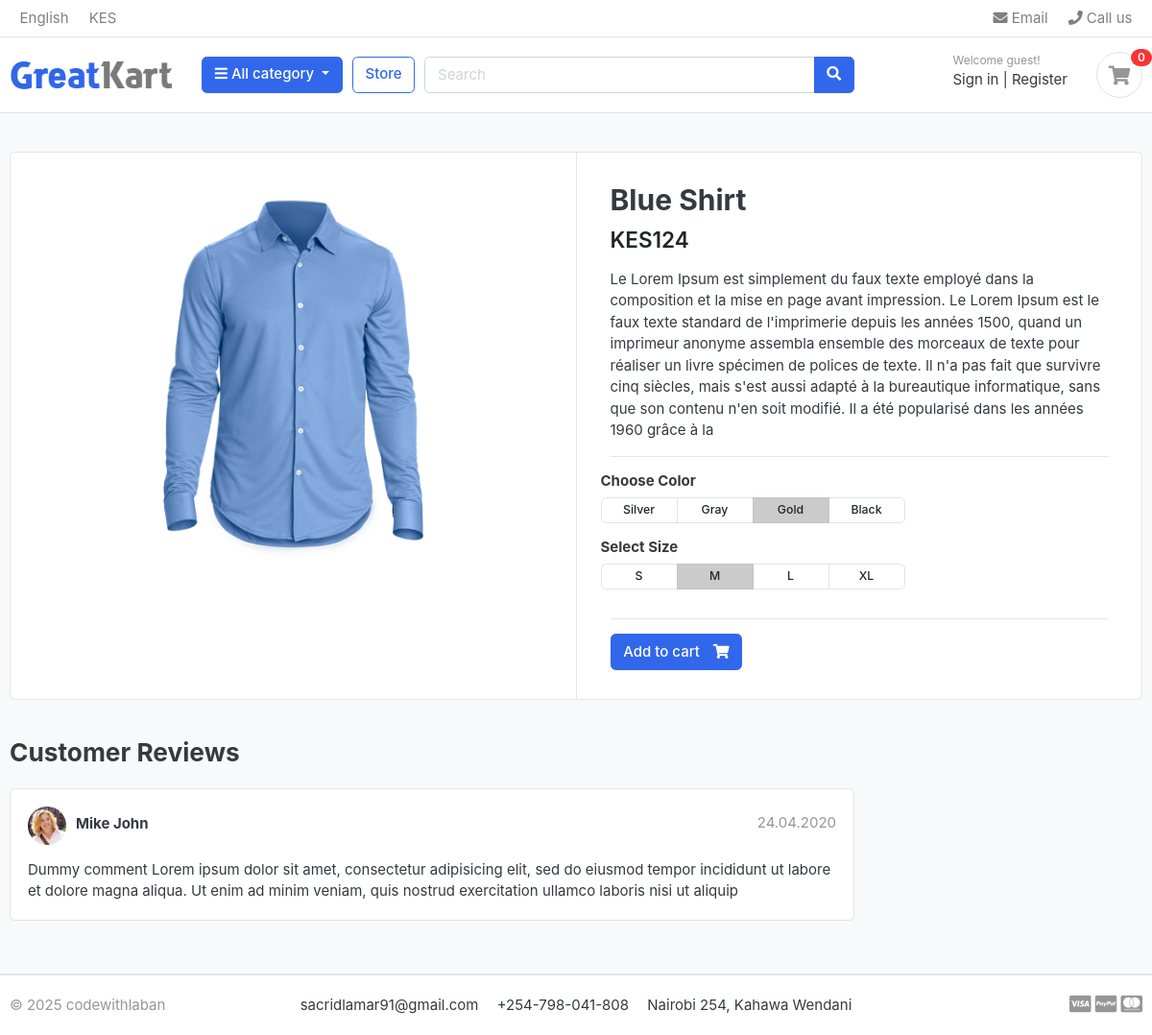
Screenshot of /store/category/shirts/blue-shirt/ with the database file from the repository.
### store/models.py (models this page shows, shortened)
class Product(models.Model):
    product_name = models.CharField(max_length=200,unique=True)
    slug         = models.SlugField(max_length=200,unique=True)
    description  = models.TextField(max_length=500,blank=True)
    price        = models.IntegerField()
    images       = models.ImageField(upload_to='photos/products')
    stock        = models.IntegerField()
    is_available = models.BooleanField(default=True)
    category     = models.ForeignKey(Category, on_delete=models.CASCADE)
    created_date = models.DateTimeField(auto_now_add=True)
    modified_date= models.DateTimeField(auto_now=True)

### store/views.py (the view)
# urls.py: path('category/<slug:category_slug>/<slug:product_slug>/', views.product_detail, name='product_detail'),
def product_detail(request, category_slug, product_slug):
    try:
        single_product = Product.objects.get(category__slug=category_slug,slug=product_slug)
        in_cart = CartItem.objects.filter(cart__cart_id=_cart_id(request), product=single_product).exists()
    except Exception as e:
        raise e
    context = {
        'single_product':single_product,
        'in_cart': in_cart,
    }
    return render(request, 'store/product_detail.html',context)

### carts/context_processors.py (called while the page is built)
def counter(request):
    cart_count = 0
    if 'admin' in request.path:
        return {}
    else:
        try:
            cart= Cart.objects.filter(cart_id=_cart_id(request))
            if request.user.is_authenticated:
                cart_items = CartItem.objects.all().filter(user=request.user)
            else:
                cart_items = CartItem.objects.all().filter(cart=cart[:1])
            for cart_item in cart_items:
                cart_count += cart_item.quantity
        except Cart.DoesNotExist:
            cart_count = 0
    return dict(cart_count=cart_count)

### carts/views.py (called while the page is built)
def _cart_id(request):  #_cart_id becomes a private fn when _ is before fn name
    cart= request.session.session_key             #creates card_id from website cookies session id
    if not cart:
        cart = request.session.create()   #creates a session ID if missing
    return cart

### category/context_processors.py (called while the page is built)
def menu_links(request):
    links = Category.objects.all()
    return dict(links = links)

### category/models.py (called while the page is built)
    def get_url(self):
        return reverse('products_by_category',args=[self.slug])

### templates/store/product_detail.html
{% extends 'base.html' %}
{%load static%}
{%block content%}
<section class="section-content padding-y bg">
    <div class="container">
    <div class="card">
        <div class="row no-gutters">
            <aside class="col-md-6">
    <article class="gallery-wrap">
        <div class="img-big-wrap">
           <a href="#"><img src="{{single_product.images.url}}"></a>
        </div>
    </article>
            </aside>
            <main class="col-md-6 border-left">
    <article class="content-body">
    <h2 class="title">{{single_product.product_name}}</h2>
    <div class="mb-3">
        <var class="price h4">KES{{single_product.price}}</var>
    </div>
    <p>{{single_product.description}}</p>
    <hr>
        <div class="row">
            <div class="item-option-select">
                <h6>Choose Color</h6>
                <div class="btn-group btn-group-sm btn-group-toggle" data-toggle="buttons">
                  <label class="btn btn-light">
                    <input type="radio" name="radio_color"> Silver
                  </label>
                  <label class="btn btn-light">
                    <input type="radio" name="radio_color" > Gray
                  </label>
                  <label class="btn btn-light active">
                    <input type="radio" name="radio_color checked"> Gold
                  </label>
                  <label class="btn btn-light">
                    <input type="radio" name="radio_color"> Black
                  </label>
                </div>
            </div>
        </div>
        <div class="row">
            <div class="item-option-select">
                <h6>Select Size</h6>
                <div class="btn-group btn-group-sm btn-group-toggle" data-toggle="buttons">
                  <label class="btn btn-light">
                    <input type="radio" name="radio_color"> S
                  </label>
                  <label class="btn btn-light active">
                    <input type="radio" name="radio_color" checked> M
                  </label>
                  <label class="btn btn-light">
                    <input type="radio" name="radio_color"> L
                  </label>
                  <label class="btn btn-light">
                    <input type="radio" name="radio_color"> XL
                  </label>
                </div>
            </div>
        </div>
        <hr>
        {% if single_product.stock <= 0 %}
          <h5 class="text-danger">Out of Stock<h5>
          {% else %}
             {% if in_cart %}
                <a href="#" class="btn  btn-success"> <span class="text">Added to Cart</span> <i class="fas fa-check"></i>  </a>
                <a href="{%url 'cart'%}" class="btn  btn-outline-primary"> <span class="text">View Cart</span> <i class="fas fa-eye"></i>  </a>
             {% else %}
             <a href="{%url 'add_cart' single_product.id%}" class="btn  btn-primary"> <span class="text">Add to cart</span> <i class="fas fa-shopping-cart"></i>  </a>
             {%endif%}
          {%endif%}
    </article>
            </main>
        </div>
    </div>
    <br>
    <div class="row">
                <div class="col-md-9">
        <header class="section-heading">
            <h3>Customer Reviews </h3>
        </header>
        <article class="box mb-3">
            <div class="icontext w-100">
                <img src="{%static './images/avatars/avatar1.jpg'%}" class="img-xs icon rounded-circle">
                <div class="text">
                    <span class="date text-muted float-md-right">24.04.2020 </span>
                    <h6 class="mb-1">Mike John </h6>
                </div>
            </div>
            <div class="mt-3">
                <p>
                    Dummy comment Lorem ipsum dolor sit amet, consectetur adipisicing elit, sed do eiusmod
                    tempor incididunt ut labore et dolore magna aliqua. Ut enim ad minim veniam,
                    quis nostrud exercitation ullamco laboris nisi ut aliquip
                </p>
            </div>
        </article>
        </div>
    </div>
    </div>
    </section>
{% endblock%}

### static/css/ui.css (style rules this page uses)
html { font-family: "Inter", sans-serif; font-size: 15px; }
.content-body { flex: 1 1 auto; padding: 2rem 2.3rem; }
.img-xs, .img-sm, .img-md, .img-lg { -o-object-fit: cover; object-fit: cover; flex-shrink: 0; flex-grow: 0; }
.img-xs { width: 40px; height: 40px; }
.padding-y { padding-top: 40px; padding-bottom: 40px; }
var { font-style: normal; }
article:after, .form-group:after { display: block; clear: both; content: ""; }
.bg { background-color: #f8f9fa; }
.section-heading { margin-bottom: 20px; margin-top: 15px; }
p:last-child { margin-bottom: 0; }
.btn-light { background-color: #fff; border-color: #e4e4e4; }
.btn .text + i { margin-left: 10px; }
.icontext { display: inline-flex; align-items: center; vertical-align: middle; }
.icontext .text { width: 100%; line-height: 1.2; }
.icontext .icon { position: relative; margin-right: 10px; flex-shrink: 0; flex-grow: 0; }
.price { font-weight: 600; color: #212529; }
.box { padding: 18px; background: #fff; border-radius: 0.37rem; border: 1px solid #e4e4e4; }
.box img { max-width: 100%; }
.gallery-wrap .img-big-wrap { margin-bottom: 10px; border-radius: 0.37rem; overflow: hidden; background-color: #fff; }
.gallery-wrap .img-big-wrap a { text-align: center; display: block; }
.gallery-wrap .img-big-wrap img { height: 450px; width: auto; display: inline-block; }
.item-option-select { margin-bottom: 1rem; display: inline-block; margin-right: 15px; }
.item-option-select .btn { min-width: 80px; }

### rows the page displays
Product: images (picture), product_name "Blue Shirt", price "124", description "Le Lorem Ipsum est simplement du faux texte employé dans la composition et la mise en page avant impression. Le Lorem Ipsum est le faux texte standard de l'imprimerie depuis les années 1500, quand un imprimeur anonyme assembla ensemble des morceaux de texte pour réaliser un livre spécimen de polices de texte. Il n'a pas fait que survivre cinq siècles, mais s'est aussi adapté à la bureautique informatique, sans que son contenu n'en soit modifié. Il a été popularisé dans les années 1960 grâce à la"

### other values shown
{{ cart_count }} "0"
